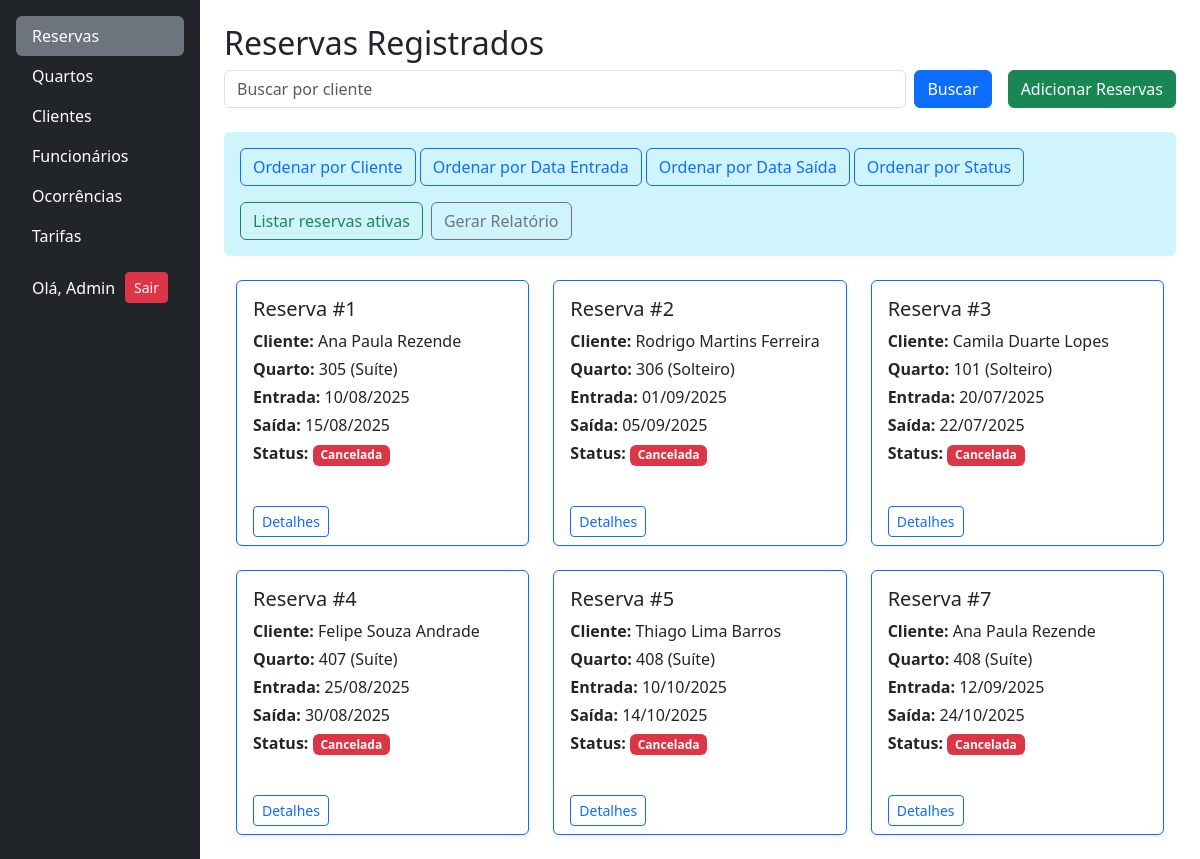
Before: /reservas_inativas/ (signed in) with the older database file.
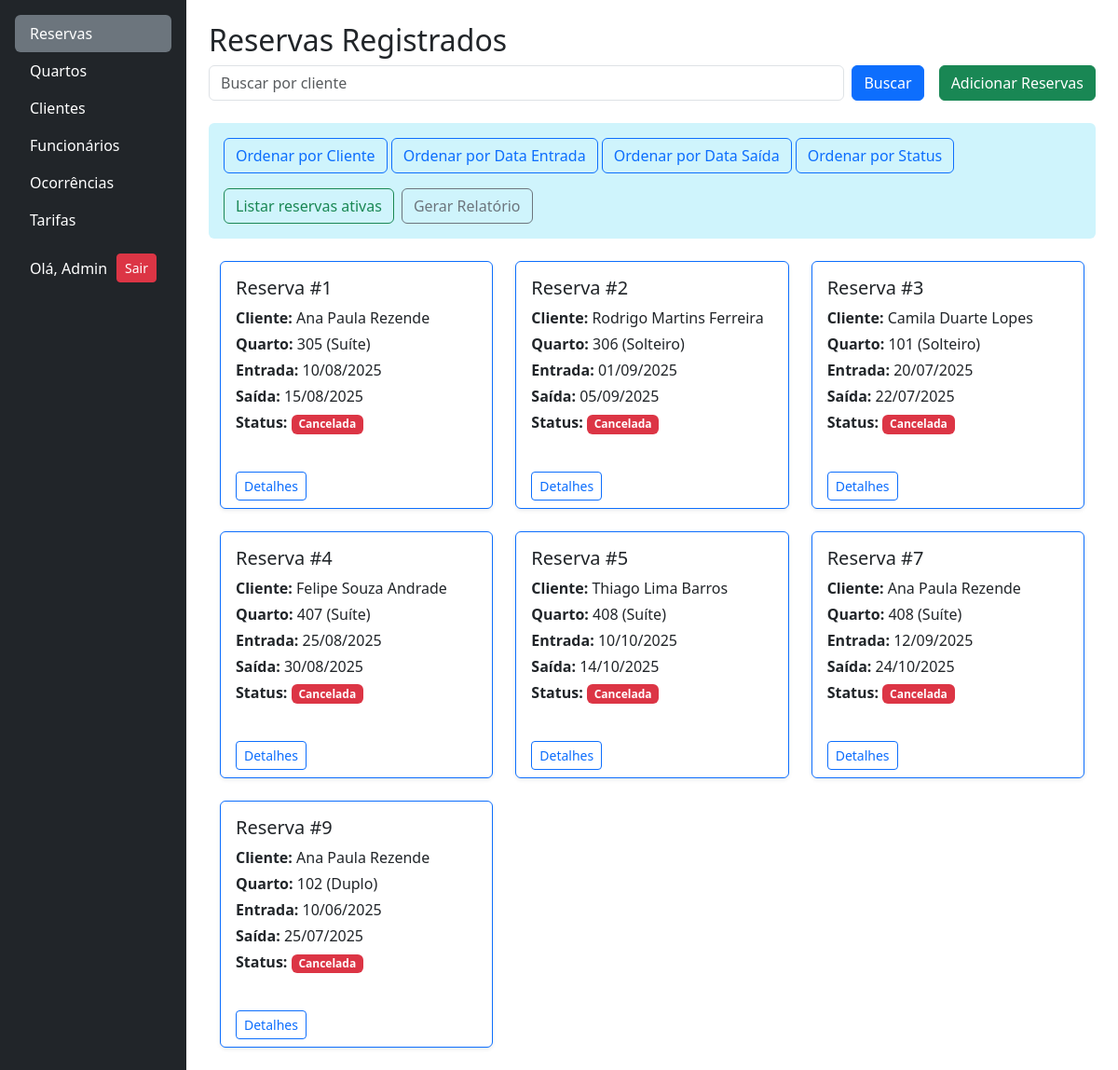
After: the same page with the newer database file.
### reservas/models.py (models this page shows, shortened)
class Reserva(models.Model):
    data_entrada = models.DateField()
    data_saida = models.DateField()
    cliente = models.ForeignKey(Cliente, on_delete=models.RESTRICT)
    funcionario = models.ForeignKey(User, on_delete=models.RESTRICT)
    quarto = models.ForeignKey(Quarto, on_delete=models.RESTRICT)
    criada_em = models.DateTimeField(auto_now_add=True)
    status = models.CharField(
        max_length=20,
        choices=STATUS_RESERVA_CHOICES,
        default='criada',
    )

### clientes/models.py (models this page shows, shortened)
class Cliente(models.Model):
    nome = models.CharField(max_length=50, blank=False)
    email = models.EmailField(max_length=254, blank=False)
    telefone = models.CharField(max_length=11, blank=False)
    cpf = models.CharField(max_length=11, unique=True, blank=False)
    endereco = models.CharField(
        max_length=50, blank=False, verbose_name="Endereço")
    cep = models.CharField(max_length=8, blank=False)
    ativo = models.BooleanField(default=True)

### quartos/models.py (models this page shows, shortened)
class Quarto(models.Model):
    numero = models.IntegerField(
        unique=True,
        verbose_name="Número do Quarto"
    )
    andar = models.IntegerField(
        verbose_name="Andar do Quarto"
    )
    descricao = models.TextField(
        blank=True,
        null=True,
        verbose_name="Descrição do Quarto"
    )
    status = models.CharField(
        choices=QUARTO_STATUS_CHOICES,
        max_length=25,
        blank=False,
        verbose_name="Status Atual"
    )
    tipo = models.ForeignKey(
        TipoQuarto,
        on_delete=models.RESTRICT,
        verbose_name="Tipo de Quarto"
    )
    foto = StdImageField(
        upload_to='fotos/quartos',
        variations={'thumb': (150, 150), 'medium': (
            300, 300), 'large': (600, 400)},
        blank=True,
        null=True
    )

class TipoQuarto(models.Model):
    nome = models.CharField(max_length=100, unique=True, blank=False)
    descricao = models.TextField(max_length=400, blank=True, null=True)
    capacidade = models.IntegerField(verbose_name="Capacidade", blank=False)

### reservas/views.py (the view)
# urls.py: path('reservas_inativas/', views.listar_inativas, name="reservas_inativas"),
@login_required
def listar_inativas(request):
    query = request.GET.get('busca', '')
    filtro = Reserva.objects.filter(status='cancelada')
    if query:
        filtro = filtro.filter(cliente__nome__icontains=query)
    return render(request, 'reservas/index.html', {'reservas': filtro, 'ativos': False, 'query': query})

### reservas/templates/reservas/index.html
{% extends 'base.html' %}
{% block content %}
   <h2>Reservas Registrados</h2>
    <div class="d-flex flex-wrap align-items-center gap-3 mb-4">
        <div class="flex-grow-1">
            {% include 'partials/_busca.html' with placeholder_text="Buscar por cliente" %}
        </div>
        <div class="d-flex flex-wrap align-items-center gap-2">
            <a href="{% url 'reservas:cadastrar_reserva' %}" class="btn btn-success">Adicionar Reservas</a>
        </div>
    </div>
    <div class="d-flex flex-wrap gap-3 align-items-center bg-info-subtle text-white p-3 rounded mb-3 justify-content-between">
        <div>
            <a href="{% url 'reservas:ordenar_reserva' 'cliente' %}?busca={{ query }}&ativo={{ ativos }}" class="btn btn-outline-primary">Ordenar por Cliente</a>
            <a href="{% url 'reservas:ordenar_reserva' 'data_entrada' %}?busca={{ query }}&ativo={{ ativos }}" class="btn btn-outline-primary">Ordenar por Data Entrada</a>
            <a href="{% url 'reservas:ordenar_reserva' 'data_saida' %}?busca={{ query }}&ativo={{ ativos }}" class="btn btn-outline-primary">Ordenar por Data Saída</a>
            <a href="{% url 'reservas:ordenar_reserva' 'status' %}?busca={{ query }}&ativo={{ ativos }}" class="btn btn-outline-primary">Ordenar por Status</a>
        </div>
        <div class="d-flex flex-wrap gap-2">
            {% if ativos %}
                <a href="{% url 'reservas:reservas_inativas' %}" class="btn btn-outline-danger">Listar reservas canceladas</a>
            {% else %}
                <a href="{% url 'reservas:reservas' %}" class="btn btn-outline-success">Listar reservas ativas</a>
            {% endif %}
            <a href="{% url 'reservas:relatorio_reservas' %}" class="btn btn-outline-secondary">Gerar Relatório</a>
        </div>
    </div>
    {% include 'reservas/partials/_cards_reservas.html' with reservas=reservas %}
{% endblock %}

### reservas/templates/reservas/partials/_card_reserva.html (shortened to what this page needs)
<div class="col">
    <div class="card h-100 border-primary shadow-sm">
        <div class="card-body">
            <h5 class="card-title">Reserva #{{ reserva.pk }}</h5>
            <p class="mb-1"><strong>Cliente:</strong> {{ reserva.cliente.nome }}</p>
            <p class="mb-1"><strong>Quarto:</strong> {{ reserva.quarto.numero }} ({{ reserva.quarto.tipo.nome }})</p>
            <p class="mb-1"><strong>Entrada:</strong> {{ reserva.data_entrada|date:"d/m/Y" }}</p>
            <p class="mb-1"><strong>Saída:</strong> {{ reserva.data_saida|date:"d/m/Y" }}</p>
            <p>
                <strong>Status:</strong>
                <span class="badge
                  {% if reserva.status == 'criada' %}bg-secondary
                  {% elif reserva.status == 'em_andamento' %}bg-warning text-dark
                  {% elif reserva.status == 'finalizada' %}bg-success
                  {% elif reserva.status == 'cancelada' %}bg-danger
                  {% else %}bg-dark
                  {% endif %}
                ">
                    {{ reserva.get_status_display }}
                </span>
            </p>
        </div>
        <div class="card-footer bg-transparent border-0" >
            <a href="{% url 'reservas:detalhes_reserva' reserva.id %}" class="btn btn-outline-primary btn-sm">
                Detalhes
            </a>
        </div>
    </div>
</div>

Changed rows visible on the page:
added Reserva: pk "9", cliente.nome "Ana Paula Rezende", quarto.numero "102", quarto.tipo.nome "Duplo", data_entrada "10/06/2025", data_saida "25/07/2025", status "Cancelada"
